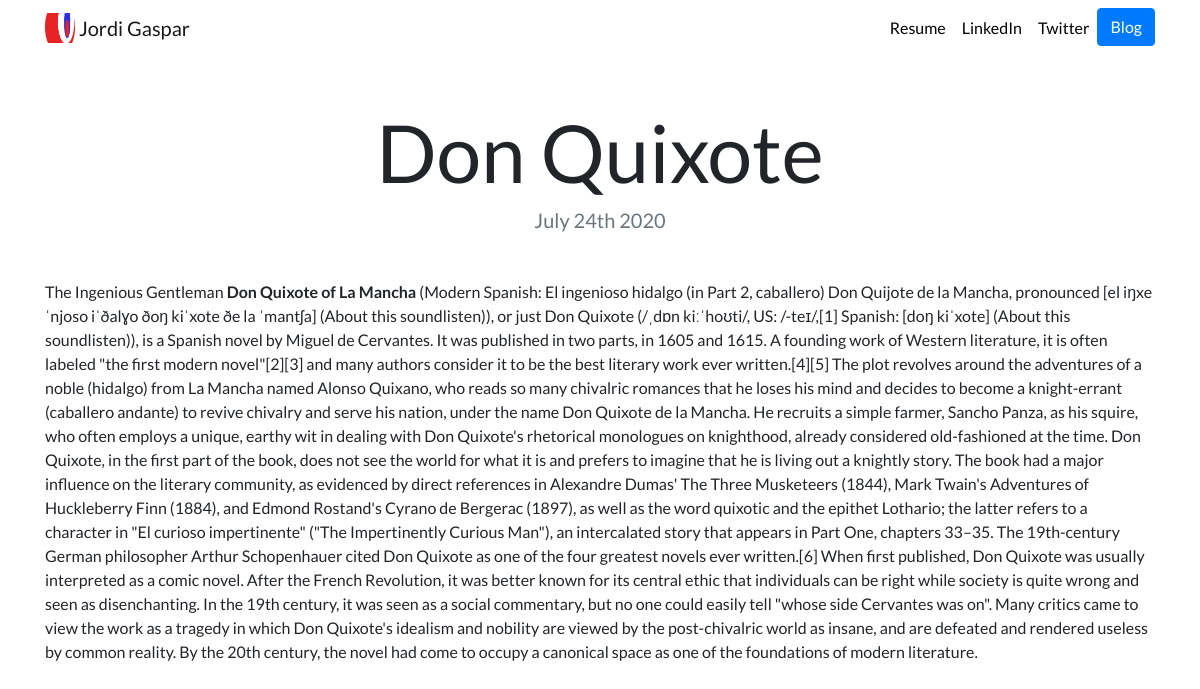
Page /blog/1/ on the committed database.
### blog/models.py (models this page shows, shortened)
class Blog(models.Model):
    title = models.CharField(max_length=200)
    date = models.DateField()
    description = models.TextField()
    url = models.URLField(blank=True)

### blog/views.py (the view)
# urls.py: path('<int:blog_id>/', views.detail, name='detail')
def detail(request, blog_id):
    blog = get_object_or_404(Blog, pk=blog_id)
    return render(request, 'blog/detail.html', {'blog':blog})

### blog/templates/blog/detail.html
{% extends "portfolio/base.html" %}
{% load static %}
{% block content %}
<h1 class="text-center mt-5" id="blogdetailtitle">{{ blog.title }}</h1>
<h5 class="text-center text-muted mb-5">{{ blog.date|date:'F jS Y' }}</h5>
{{ blog.description|safe }}
{% endblock %}

### portfolio/static/portfolio/custom.css (style rules this page uses)
body { font-family: 'Lato', sans-serif; }
@media (min-width: 992px) { #blogdetailtitle { font-size: 5rem; } }

### rows in the picture
Blog: title "Don Quixote", date "July 24th 2020", description "The Ingenious Gentleman Don Quixote of La Mancha (Modern Spanish: El ingenioso hidalgo (in Part 2, caballero) Don Quijote de la Mancha, pronounced [el iŋxeˈnjoso iˈðalɣo ðoŋ kiˈxote ðe la ˈmantʃa] (About this soundlisten)), or just Don Quixote (/ˌdɒn kiːˈhoʊti/, US: /-teɪ/,[1] Spanish: [doŋ kiˈxote] (About this soundlisten)), is a Spanish novel by Miguel de Cervantes. It was published in two parts, in 1605 and 1615. A founding work of Western literature, it is often labeled \"the first modern novel\"[2][3] and many authors consider it to be the best literary work ever written.[4][5] The plot revolves around the adventures of a noble (hidalgo) from La Mancha named Alonso Quixano, who reads so…"
